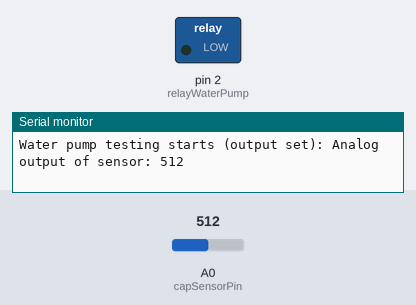
Recording of a sketch running on a simulated Arduino Uno, built with avr-gcc and run on an emulated ATmega328P. Parts: switched loads named in the sketch (green lamp = pin HIGH), the last lines printed to the serial monitor. Inputs (shaded band) come from the test bench; at power-on: A0 (capSensorPin) = 512.

Above: at 6.2 s.
6.3 s: A0 (capSensorPin) set to 465
10.5 s: A0 (capSensorPin) set to 432
At 16.4 s:
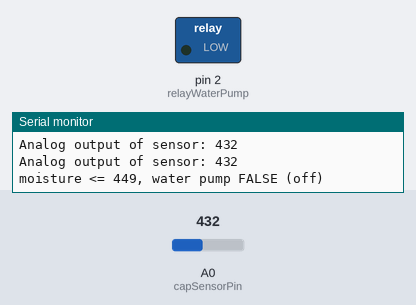
17.2 s: A0 (capSensorPin) set to 459
At 23.7 s:
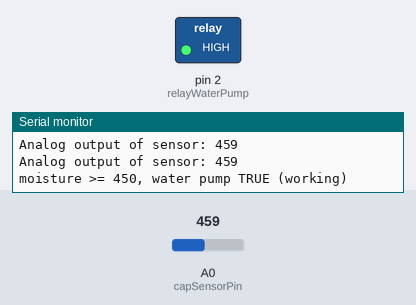
23.9 s: A0 (capSensorPin) set to 440
At 30.8 s:
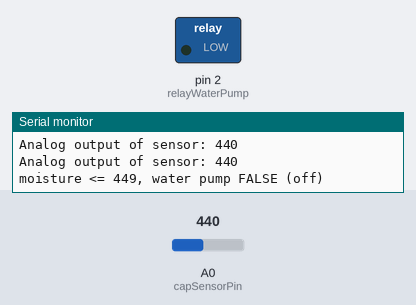
Timing chart, 0 to 31.6 s (numbered marks = the images above; inputs shaded):
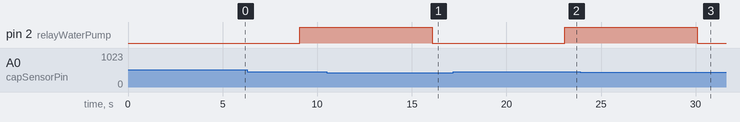

Measured:
- after the input at 10.5 s, pin 2 (relayWaterPump): HIGH → LOW after 5.6 s
- after the input at 17.2 s, pin 2 (relayWaterPump): LOW → HIGH after 5.9 s
- after the input at 23.9 s, pin 2 (relayWaterPump): HIGH → LOW after 6.2 s

The sketch:

sketch.ino
```cpp
/*
MAIN BRANCH Sketch
APR 1 - IT WORKS !! Refer to serial monitor log (4)
it works when held and it goes to 296 ( OFF)
in air 456 ( ON )
*/
// this will be the sketch that puts together all parts to run on the arduino ( finaly )
//keep an eye on bits and program space mitigation
//declare variables and pins here :

#define capSensorPin A0
//capacitiative moisture sensor, imported from moisture sensor v3
int value;
//global variable - > the one inside the cap mositure sensor thing
int sensorAvg;
//the averadge of the mositure sensor readings

//passive variable for the function

// relay water pump connected to pin 2 and GND on arduino
const int relayWaterPump = 2 ;

void setup() {
  Serial.begin(9600);
  Serial.println("This is the start of main arduino program code, lots of debugging prints to follow:  ");

  Serial.print("Water pump testing starts (output set): ");
  pinMode(relayWaterPump, OUTPUT);
  //set the water pump to testing
delay(5000);
}

void loop() {

    //take the avg of sensor readings (not finished! )
 //sensorAvg = soilMoistureSensor(capSensorPin);

  soilMoistureSensor(capSensorPin);
  //is this neccesary ?
  //sensor function here

//it feels kind of stupid to be declaring everything as int but i need this work ?
  /*
  if (int(value) >= int(300)){
  //waterPump("Yes");
  Serial.println("moisture >= 300, water pump TRUE (working) ");

  digitalWrite(relayWaterPump, HIGH);

}else if (int(value) <= int(300)){
  //waterPump("No");
  Serial.println("moisture <= 300, water pump FALSE (off) ");

  digitalWrite(relayWaterPump, LOW);
}else{
  Serial.println("its reached the extra else. its not < or > 300 of reading soil. Maybe the soil value isnt even getting here !   ");
   */


  //main algorithm loop:
if (soilMoistureSensor(capSensorPin) >= 450){
  //waterPump("Yes");
  Serial.println("moisture >= 450, water pump TRUE (working) ");

  digitalWrite(relayWaterPump, HIGH);
  delay(1000);

}else if (soilMoistureSensor(capSensorPin) <= 449){
  //waterPump("No");
  Serial.println("moisture <= 449, water pump FALSE (off) ");

  digitalWrite(relayWaterPump, LOW);
  delay(3000);
  //wait before taking the next measurement ( should this delay be somewhre else ? )
}else{
  Serial.println("its reached the extra else. its not < or > 450 of reading soil. Maybe the soil value isnt even getting here ! water pump OFF  ");
  digitalWrite(relayWaterPump, LOW);
}
    /*
if : sensor reads a certain value or more :
activate the water pump and stop the readings of the sensor

else :
do nothing, skip

once you are done :
sleep / turn off ? ( sleep -> program will always be running anyways  )
*/


  // time sleep 1 hour - testing for 5 seconds
  // connect the capacitative sensor
  // check in on plant and the readings
  // large if statement ( can this be optimized?)(into a separate function?) on different readings in sensor : their results
  // this will need a separate dataset ( file?) to test different soil moisture levels and determine which is which
  // take measurements and make a data table sample of differnt measurmemts
  // code in peices:
  // - pump running when called on (function)
  // - measurments of moisture sensor (function separately)
  // - add connections to wifi module/serial input -> later website
  // - lED light up (debug) or some sort of power mitigation circuit
  //other platforms ( future) : add connection to serial print onto a website, add wifi/bluetooth module
  // add access for phones and other ways to see this information ( once the first is sucessfull)
}


//bring functions here :

/*
//water pump function but idk if this worksss....
void waterPump(passiveVar){
  //change the parameter later to make this legible
  Serial.println(relayWaterPump);
  //I want it to print the state of the water pump always -> maybe move this inside of the IF Loops

 //change the parameters
  if (passiveVar == "Yes"){
    //if the button is pressed, turn on the water pump
    //REMINDER: pass something else here eventually
    digitalWrite(relayWaterPump, HIGH);
  }else if (passiveVar == "No"{
    digitalWrite(relayWaterPump, LOW);
    //if the button is turned off or released
  }else{
    Serial.println("Not no or yes. but a secret third option. ( Water pump function) ");
  }

  */
//got rid of this function cause it doesnt work rn, but something is off in the way it returns things ? idk

//is it more efficient to call this function mulitple times or to have the measuring loop (analogRead) mulitple times in the function and only
// call it once in the main loop?
// so adding a while/for loop inside this function or in the main loop with the function in it?
//March 19 2025

//This is the function for the capacitative moisture sensor
int soilMoistureSensor(int sensorPinInput){
  //this function will call the moisture sensor

  //take the data :
  int value = analogRead(sensorPinInput);

  // Print the value to the serial monitor
  Serial.print("Analog output of sensor: ");
  Serial.println(value);
  //print the value and then enter to next line

  delay(2000);
  return int(value);
  Serial.println("value has been returned");
}

/*
The plan is to run soilMoistureSensor() a few times, and then store the avg measurements in a variable that will determine the water
pump activity later

also there should be a loop for the soilMoistureSensor() function, and after a few measurements it should go to sleep for a few minutes
this part will go into the main loop - Feb 2025*/
```
